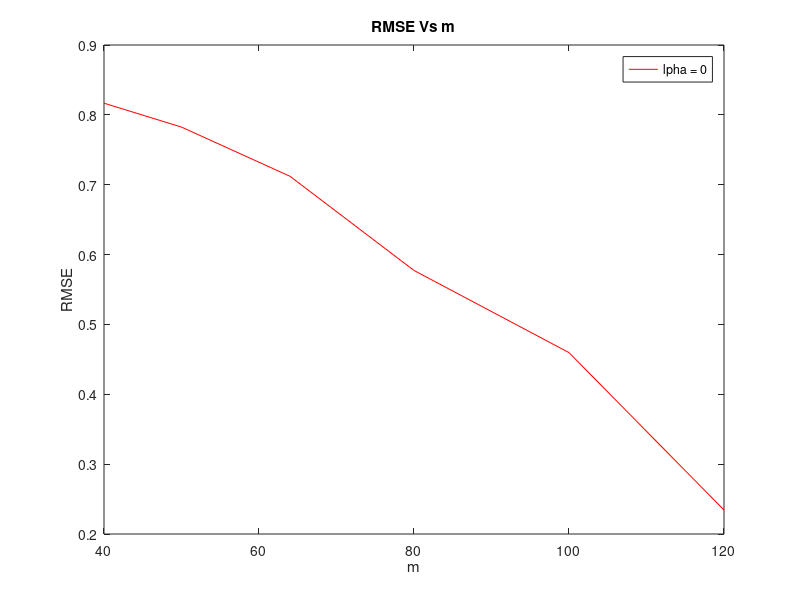
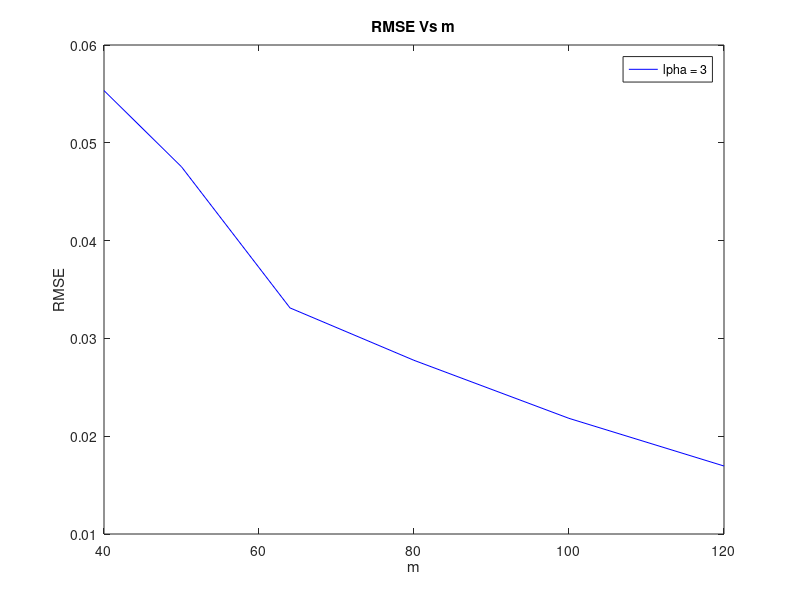
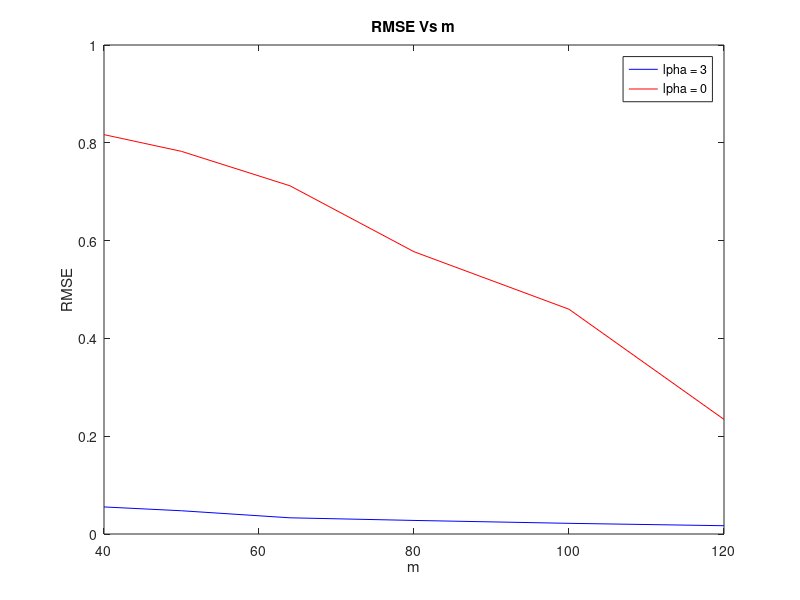

These figures' MATLAB source, in order:
clc;
clear;
close all;

rng(1);

n = 128;
tol = 0.1;
rmse_avg = [];

for alpha=[0, 3]
    % Generating a random orthonormal matrix
    % The n-dimensional normal distribution has spherical symmetry,
    % which implies that after normalization the drawn vectors would be
    % uniformly distributed on the n-dimensional unit sphere.
    % Then using Gram-schmidt on the random vector to generate matrix
    U = zeros(n);
    vi = randn(n,1);
    U(:,1) = vi ./ norm(vi);
    for i=2:n
      nrm = 0;
      while nrm < tol
        vi = randn(n,1);
        vi = vi - U(:,1:i-1) * (U(:,1:i-1)' * vi);
        nrm = norm(vi);
      end
      U(:,i) = vi ./ nrm;
    end

    % Generating Co-variance Matrix
    Sigma = U * diag((1:n).^(-alpha)) * U';

    % Generating 10 n-dimensional vectors
    xs = mvnrnd(zeros(n,1), Sigma, 10)';

    for m=[40, 50, 64, 80, 100, 120]
        rmse = zeros(10, 1);

        % Generating a random sensing matrix
        phi = randn(m, n) / sqrt(m);

        % Variables used in reconstruction (for faster computation)
        SpT = Sigma * phi';
        pSpT = phi * SpT;

        for i=1:10
            % Generating noisy measurement
            y = phi * xs(:, i);
            sig = 0.01 * mean(abs(y));
            y = y + mvnrnd(zeros(m, 1), eye(m)*sig^2, 1)';

            % Reconstruction of x
            x = (SpT - SpT/(eye(m)*sig^2 + pSpT)*pSpT) * y / (sig^2);

            % Calculating RMSE
            rmse(i) = sqrt(mean((x - xs(:,i)).^2))/sqrt(mean(xs(:,i).^2));
        end
        rmse_avg = [rmse_avg mean(rmse)];
    end
end

% Average RMSE vs m
figure;

plot([40, 50, 64, 80, 100, 120], rmse_avg(1:6), 'r');
legend("\alpha = 0");
xlabel("m");
ylabel("RMSE");
title("RMSE Vs m");
saveas(gcf, "plots/0.jpg");
plot([40, 50, 64, 80, 100, 120], rmse_avg(7:12), 'b');
legend("\alpha = 3");
xlabel("m");
ylabel("RMSE");
title("RMSE Vs m");
saveas(gcf, "plots/3.jpg");
hold on;
plot([40, 50, 64, 80, 100, 120], rmse_avg(1:6), 'r');
legend("\alpha = 3", "\alpha = 0");
xlabel("m");
ylabel("RMSE");
title("RMSE Vs m");
saveas(gcf, "plots/both.jpg");

close all;

fprintf("Avg. RMSE for \x03b1 = 0, m = %i \t: %f\n", [[40, 50, 64, 80, 100, 120]; rmse_avg(1:6)]);
fprintf("Avg. RMSE for \x03b1 = 3, m = %i \t: %f\n", [[40, 50, 64, 80, 100, 120]; rmse_avg(7:12)]);
